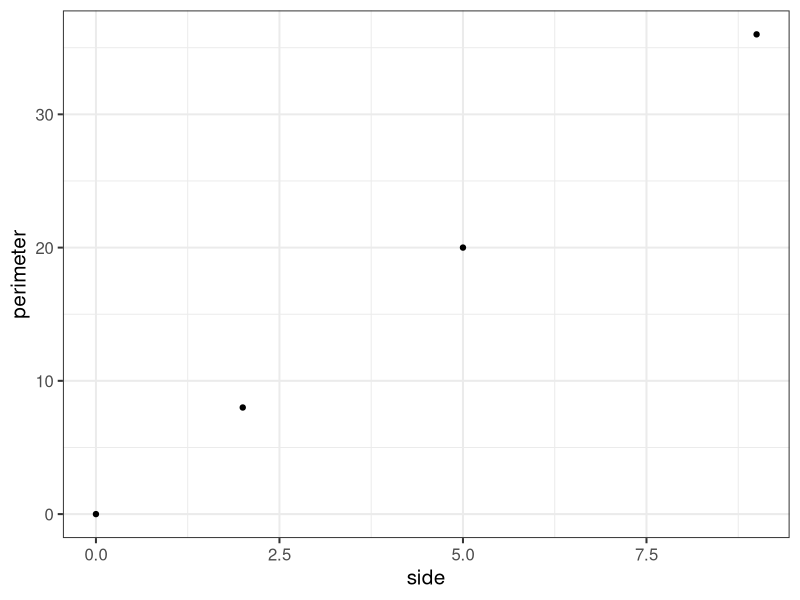
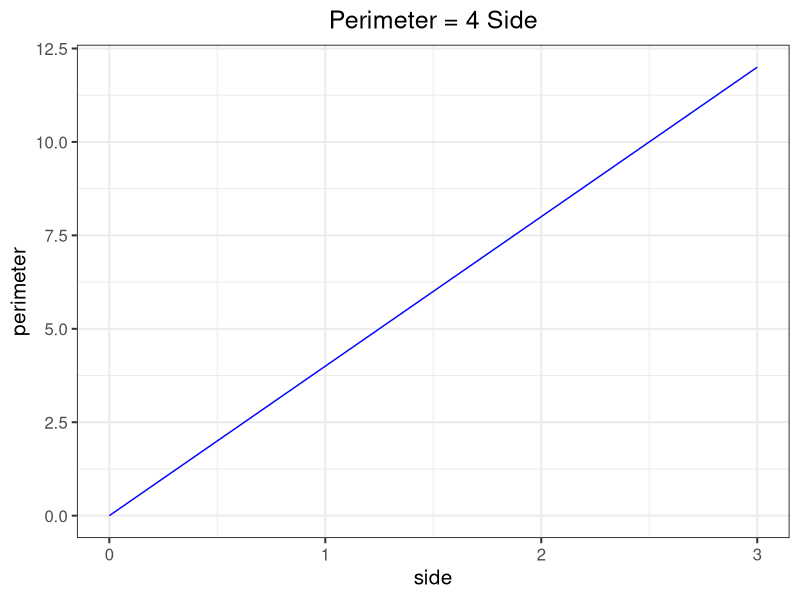
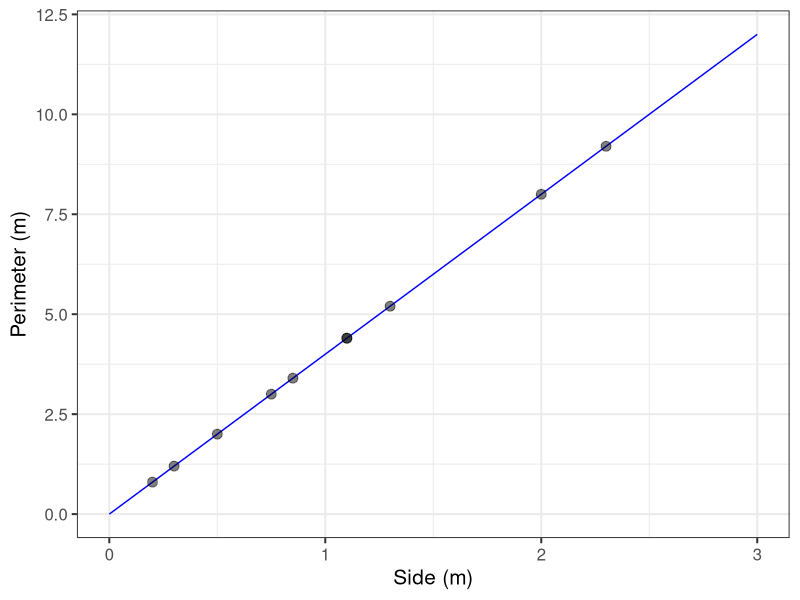
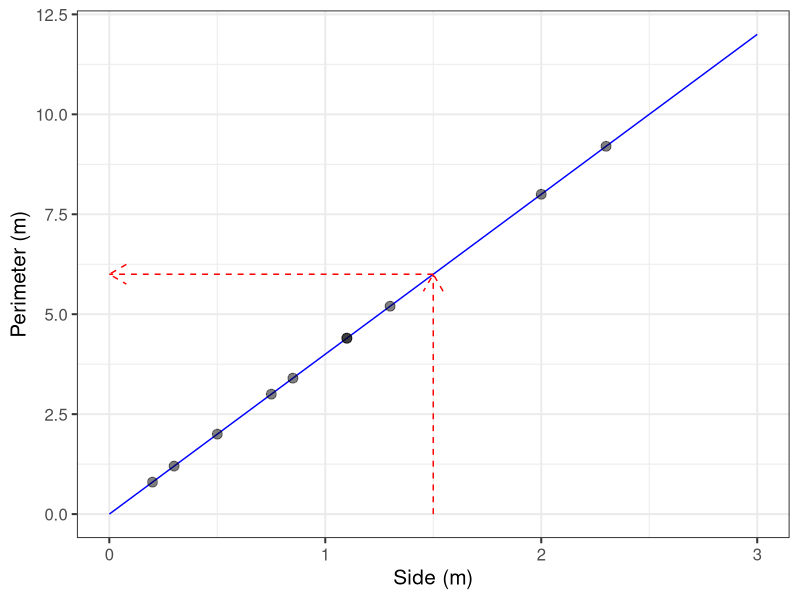

Recreate these plots in R, in order. (Note: this script raises an error after producing the figures.)
## ---- chunk 1
# Solutions
SHOW_SOLS = TRUE

# Chunk options
knitr::opts_chunk$set(
    message = FALSE, 
    warning = FALSE, 
    fig.align = 'center',
    out.width = '60%'
)

# ggplot settings
library(ggplot2)
theme_set(
  theme_bw(base_size = 15) + 
    theme(plot.title = element_text(hjust = 0.5))
)

# reproducibility
set.seed(1)
## ---- chunk 2
library(tidyverse)

squares <- tibble(
  side = c(0, 2, 5, 9),
  perimeter = 4 * side
)

squares
## ---- chunk 3
ggplot(data = squares, aes(x = side, y = perimeter)) +
  geom_point()
## ---- chunk 4
squares_grid <- tibble(
  side = seq(0, 3, length.out = 100),
  perimeter = 4 * side
)

ggplot(data = squares_grid, aes(x = side, y = perimeter)) +
  geom_line(colour = 'blue') +
  labs(title = 'Perimeter = 4 Side')
## ---- chunk 5
sng <- tibble(
  side = c(1.3, 0.75, 2, 0.5, 0.3, 1.1, 2.3, 0.85, 1.1, 0.2),
  perimeter = c(5.2, 3.0, 8.0, 2.0, 1.2, 4.4, 9.2, 3.4, 4.4, 0.8)
)

ggplot() +
  geom_line(data = squares_grid, aes(x = side, y = perimeter), colour = 'blue') +
  geom_point(data = sng, aes(x = side, y = perimeter), colour = 'black', alpha = 0.5, size = 3) +
  labs(x = 'Side (m)', y = 'Perimeter (m)')
## ---- chunk 6
ggplot() +
  geom_line(data = squares_grid, aes(x = side, y = perimeter), colour = 'blue') +
  geom_point(data = sng, aes(x = side, y = perimeter), colour = 'black', alpha = 0.5, size = 3) +
  geom_segment(aes(x = 1.5, xend = 1.5, y = 0, yend = 4 * 1.5), linetype = 2, colour = 'red',
               arrow = arrow(length = unit(0.5, "cm"))) +
  geom_segment(aes(x = 1.5, xend = 0 , y = 4 * 1.5, yend = 4 * 1.5), linetype = 2, colour = 'red',
               arrow = arrow(length = unit(0.5, "cm"))) +
  labs(x = 'Side (m)', y = 'Perimeter (m)')
## ---- chunk 7
library(readxl)
handheight <- read_excel('data/handheight.xlsx')

ggplot(handheight, aes(x = height, y = handspan)) +
  geom_point(size = 3, alpha = 0.5) +
  labs(x = 'Height (in.)', y = 'Handspan (cm)')
## ---- chunk 8
ggplot(handheight, aes(x = height, y = handspan)) +
  geom_point(size = 3, alpha = 0.5) +
  geom_smooth(method = lm, se = FALSE) +
  labs(x = 'Height (in.)', y = 'Handspan (cm)')
